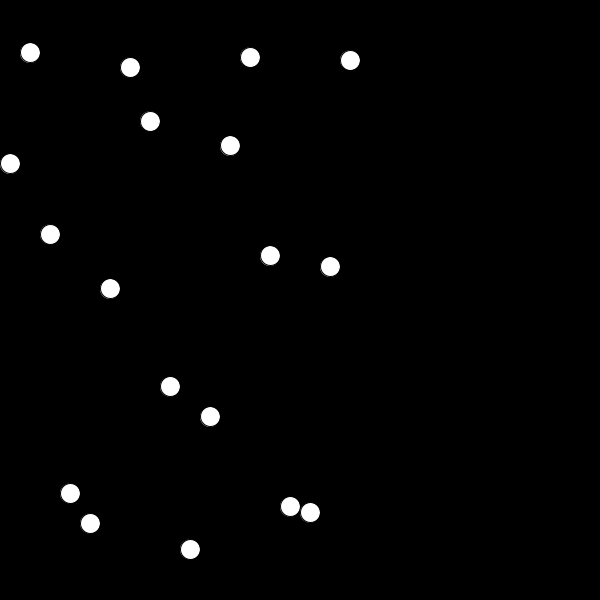
Frame 1 (no input)
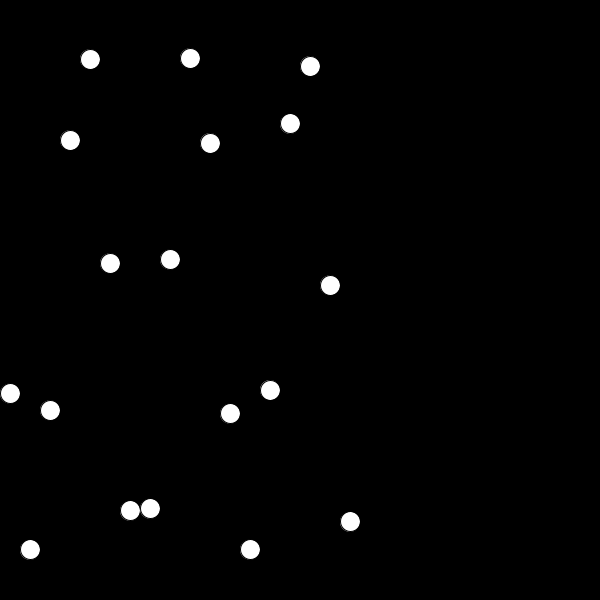
Frame 60 (the mouse pressed at the canvas centre just before this capture)
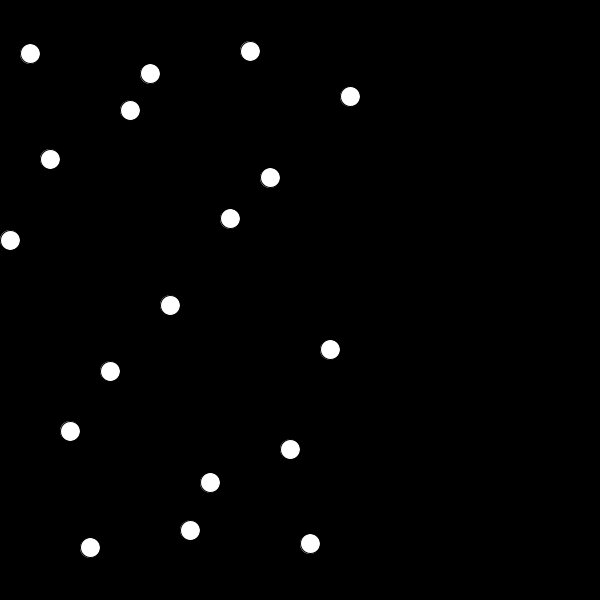
Frame 120 (the mouse held since frame 60 and released just before this capture)

The Processing sketch that drew these frames (run headless with seeded random() and noise(); from frame 60 on, the mouse is pressed at the canvas centre):

// Processing sketch: sketch_3
// ── sketch_3.pde
/* 
the program below draws three circles whose oscillation 
is slightly off from one another. 

instead of drawing the circles one by one, create a loop 
that will draw 30 circles to the canvas to create the 
wave pattern as shown in the example gif. use the iteration
variable (e.g. 'i') from your loop to adjust the beginning 
angle of each circle and space them out over the x-axis. 
finally, adjust the amplitude so that the wave goes from 
the top of the canvas to the bottom.
*/

int[] x = { 
  10, 30, 50, 70, 90, 110, 130, 150, 170, 190, 210, 230, 250, 270, 290, 310, 330, 350
};

float angle = 0.0;
float offset;
float amplitude = height*2.5;
float speed = 0.05;

void setup() {
 size(600, 600);
 offset = height/2;
}

void draw() {
 background(0);

for (int i = 0; i < x.length; i++) {

 float y1 = offset + sin(angle + x[i]) * amplitude;
 //float y2 = offset + sin(angle + 0.4) * amplitude;
 //float y3 = offset + sin(angle + 0.8) * amplitude;

 //ellipse(10, y1, 20, 20);
 //ellipse(30, y2, 20, 20);
 //ellipse(50, y3, 20, 20);
 
 ellipse(x[i], y1, 20, 20);

}

 angle += speed;
}
